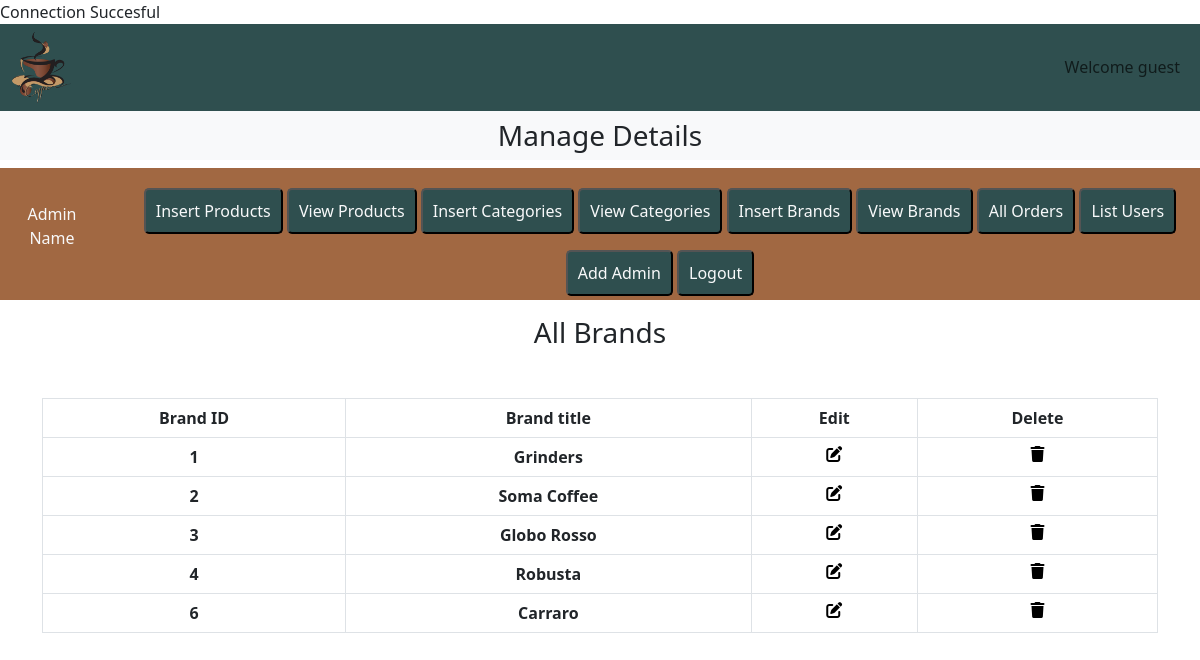
The app's page /admin/admin.php?view_brands with its own data.
### tables this page shows
CREATE TABLE `brands` (
  `brand_id` int(11) NOT NULL,
  `brand_name` varchar(100) NOT NULL
);

### admin/view_brands.php (the view)
<h3 class="text-center">All Brands</h3>
<table class="table table-bordered mt-5">
    <thead style="background-color:darkslategray;color:white;">
        <tr class="text-center">
            <th>Brand ID</th>
            <th>Brand title</th>
            <th>Edit</th>
            <th>Delete</th>
        </tr>
    </thead>
    <tbody>
        <?php
        $select_bra="Select * from `brands`";
        $result=mysqli_query($con,$select_bra);
        while($row=mysqli_fetch_assoc($result)){
             $brand_id=$row['brand_id'];
             $brand_name=$row['brand_name'];
        ?>
        <tr class="text-center">
            <th><?php echo $brand_id;?></th>
            <th><?php echo $brand_name;?></th>
            <th><a href="admin.php?edit_brands=<?php echo $brand_id?>"style="color:black;"><i class="fa-solid fa-pen-to-square"></i></a></th>
            <th><a href="admin.php?delete_brands=<?php echo $brand_id?>"style="color:black;"><i class="fa-solid fa-trash"></i></a></th>
        </tr>
        <?php
        }
        ?>
    </tbody>
</table>

### records on screen
brands: brand_id "1", brand_name "Grinders"
brands: brand_id "2", brand_name "Soma Coffee"
brands: brand_id "3", brand_name "Globo Rosso"
brands: brand_id "4", brand_name "Robusta"
brands: brand_id "6", brand_name "Carraro"
